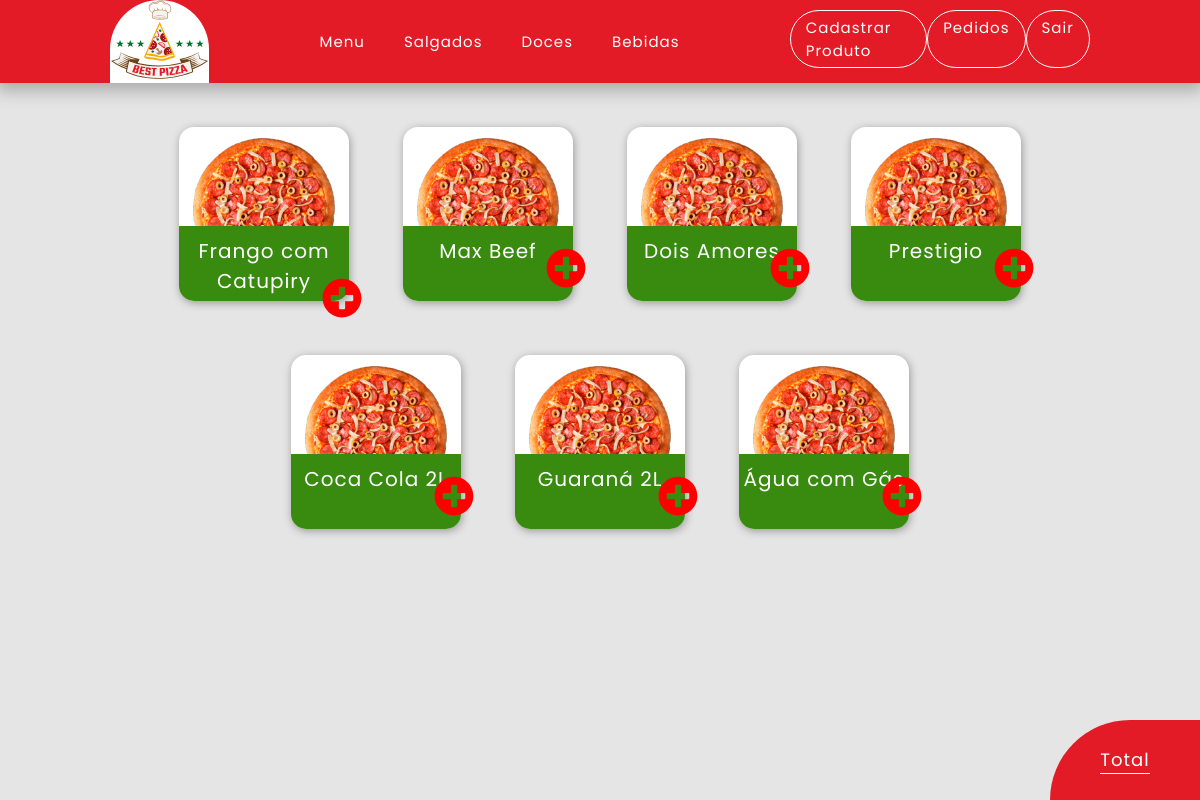
/index.php (signed in), run on the app's committed database.
### tables this page shows
CREATE TABLE `usuarios` (
  `idUsuario` int(11) NOT NULL COMMENT 'codigo do usuario gerado por auto incremento',
  `tipo_usuario_idTipo` int(11) NOT NULL COMMENT 'chave estrangeira da tabela tipo_usuario',
  `nome_usuarios` varchar(45) NOT NULL COMMENT 'nome do usuario',
  `senha` varchar(45) NOT NULL COMMENT 'senha do usuario',
  `email` varchar(100) NOT NULL COMMENT 'e-mail do usuario'
);

CREATE TABLE `produtos` (
  `idProduto` int(11) NOT NULL COMMENT 'codigo do produto',
  `tipoProduto_idtTipo_produto` int(11) NOT NULL COMMENT 'chave estrangeira da tabela tipo_produto',
  `nome_produtos` varchar(45) NOT NULL COMMENT 'nome do produto',
  `descricao` text NOT NULL COMMENT 'descrição do produto( valor nutricional, restrições alimenticias',
  `preco` decimal(5,2) NOT NULL COMMENT 'valor do produto',
  `imagem` varchar(100) NOT NULL COMMENT 'imagem do produto( nome do produto + md5)'
);

### index.php (the view, shortened to what this page needs)
<!DOCTYPE html>
<html lang="pt-br">
<head>
	<link rel="stylesheet" href="./assets/src/css/main.css">
	<link rel="stylesheet" href="./assets/src/css/card.css">
	<link rel="stylesheet" href="./assets/src/css/cart_footer.css">
</head>
	<body>
	<header>
		<div id="logo"><img src="./assets/src/img/Text.svg" alt="logo"></div>
		<div id="links">
        <a class="nav-link" href="/PARTE%20PRATICA/">Menu</a>
        <a class="nav-link" href="/PARTE%20PRATICA/index.php?pesquisa=1">Salgados</a>
        <a class="nav-link" href="/PARTE%20PRATICA/index.php?pesquisa=2">Doces</a>
        <a class="nav-link" href="/PARTE%20PRATICA/index.php?pesquisa=3">Bebidas</a>
    </div>
    <?php
    if (isset($_SESSION['userId'])) {
        echo'<div id="dados">';
        include 'assets/functions/connection.php';
        $stmt = $conn->query("SELECT usuarios.tipo_usuario_idTipo FROM `usuarios` WHERE idUsuario = ".$_SESSION['userId'].";");
        while ($row = $stmt->fetch()) {
            if ($row['tipo_usuario_idTipo'] == 1) {
                echo '<a class="nav-link" href="/PARTE%20PRATICA/assets/pages/novo-produto.php">Cadastrar Produto</a>';
                echo '<a class="nav-link" href="/PARTE%20PRATICA/assets/pages/pedidos.php">Pedidos</a>';
            }else if ($row['tipo_usuario_idTipo'] == 2) {
								header('Location: ./assets/pages/lista-pedidos.php');
            }
            else{
                echo '<a class="nav-link" href="/PARTE%20PRATICA/assets/pages/pedidos.php">Meus Pedidos</a>';
            }
        }
        echo'
        <a class="nav-link logoff" href="/PARTE%20PRATICA/assets/functions/delete_coockie.php">Sair</a>
        </div>';
        };
?>
</header>
	<main id="cardapio">
		<?php
		include 'assets/functions/connection.php';
		if(isset($_GET['pesquisa'])){
			if ($_GET['pesquisa'] == 1) {
				$stmt = $conn->query("SELECT produtos.idProduto, tipoproduto.nome_tipoProduto, produtos.nome_produtos, produtos.descricao, produtos.preco FROM produtos INNER JOIN tipoproduto on produtos.tipoProduto_idtTipo_produto = tipoproduto.idTipo_produto WHERE produtos.tipoProduto_idtTipo_produto = 1;");
			};
			if ($_GET['pesquisa'] == 2) {
				$stmt = $conn->query("SELECT produtos.idProduto, tipoproduto.nome_tipoProduto, produtos.nome_produtos, produtos.descricao, produtos.preco FROM produtos INNER JOIN tipoproduto on produtos.tipoProduto_idtTipo_produto = tipoproduto.idTipo_produto WHERE produtos.tipoProduto_idtTipo_produto = 2;");
			};
			if ($_GET['pesquisa'] == 3) {
				$stmt = $conn->query("SELECT produtos.idProduto, tipoproduto.nome_tipoProduto, produtos.nome_produtos, produtos.descricao, produtos.preco FROM produtos INNER JOIN tipoproduto on produtos.tipoProduto_idtTipo_produto = tipoproduto.idTipo_produto WHERE produtos.tipoProduto_idtTipo_produto = 3;");
			};
		}else{
			$stmt = $conn->query("SELECT produtos.idProduto, tipoproduto.nome_tipoProduto, produtos.nome_produtos, produtos.descricao, produtos.preco FROM produtos INNER JOIN tipoproduto on produtos.tipoProduto_idtTipo_produto = tipoproduto.idTipo_produto;");
		}
		while ($row = $stmt->fetch()) {
			echo'
			<section class="card">
			<div class="img"><img class="pizza-img" src="./assets/src/img/calabresa.png"></div>
			<div class="content">
				<p>'.$row["nome_produtos"].'</p>
				<a href="./assets/pages/produto.php?id='.$row["idProduto"].'" class="add"><img src="./assets/src/img/plus-circle-solid.svg"></a>
			</div>
			</section>';
		}
	?>
	</main>
	<footer>
		<div id="footer-content">
			<a href="/PARTE%20PRATICA/assets/pages/pedidos.php">Total</p>
			<a href="/PARTE%20PRATICA/assets/pages/pedidos.php" id="price"><?=$_SESSION['precoFinal'];?></a>
		</div>
	</footer>
</body>
</html>

### assets/src/css/main.css (style rules this page uses)
* { padding: 0; margin: 0; box-sizing: border-box; letter-spacing: 1px; }
header { box-shadow: #00000040 0px 4px 16px 4px; position: fixed; top: 0; z-index: 10; background: #E31B27; width: 100vw; display: flex; align-items: center; justify-content: space-evenly; }
#logo { background: white; border-radius: 100px 100px 0 0; }
#links { font-size: 15px; font-family: 'Poppins', sans-serif; width: 30%; display: flex; justify-content: space-between; }
#dados { font-size: 15px; font-family: 'Poppins', sans-serif; width: 25%; display: flex; justify-content: space-between; }
#dados a { color: white; border: 1px solid white; padding:5px 15px; margin-top: -5px; border-radius:100px; }
.nav-link { text-decoration: none; color:white; transition: 0.5s; }

### assets/src/css/card.css (style rules this page uses)
* { padding: 0; margin: 0; box-sizing: border-box; letter-spacing: 1px; }
body { color: white; background: #e5e5e5; margin-top: 100px; }
#cardapio { z-index: 2; margin: 100px 5vw; display: flex; flex-wrap: wrap; align-items: center; justify-content: center; }
.card { z-index: 2; margin: 2.5%; background: white; width: 170px; border-radius: 15px; display: flex; flex-direction: column; justify-content: center; align-items: center; box-shadow: 1px 2px 8px #00000057; transition: 1.1s; }
.content { font-size: 20px; padding-top: 5px; display: flex; border-radius: 0 0 15px 15px ; align-items: center; flex-direction: column; font-family: 'Poppins', sans-serif; background: #388b0f; width: 100%; height: 75px; margin-top: -10px; padding-top: 10px; z-index: 10; }
.content p { text-align: center; }
.img img { width: 170px; margin-bottom: -65px; transition: 1.2s; }
.add img { width: 40px; transition: 1.2s; margin-left: 155px; margin-top: -20px; }

### assets/src/css/cart_footer.css (style rules this page uses)
footer { z-index: 10; width: 150px; height: 80px; position: fixed; bottom: 0; right: 0; background: #E31B27; border-radius: 100px 0 0 0; display: flex; align-items: center; justify-content: space-evenly; }
#footer-content a { text-decoration: none; color: white; }
#footer-content { text-decoration: none; display: flex; flex-direction: column; }
footer a { color: white; font-size: 18px; font-family: 'Poppins', sans-serif; }
#price { border-bottom: 1px solid white; padding-bottom: 1 10px }

### data on the page
usuarios: shows "Cadastrar Produto"
produtos: nome_produtos "Frango com Catupiry"
produtos: nome_produtos "Max Beef"
produtos: nome_produtos "Dois Amores"
produtos: nome_produtos "Prestigio"
produtos: nome_produtos "Coca Cola 2L"
produtos: nome_produtos "Guaraná 2L"
produtos: nome_produtos "Água com Gás"
